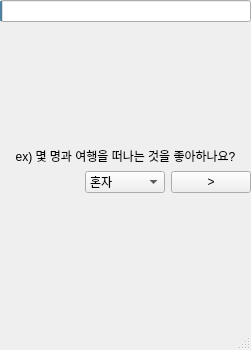
<?xml version="1.0" encoding="UTF-8"?>
<ui version="4.0">
 <class>MainWindow</class>
 <widget class="QMainWindow" name="MainWindow">
  <property name="geometry">
   <rect>
    <x>0</x>
    <y>0</y>
    <width>251</width>
    <height>350</height>
   </rect>
  </property>
  <property name="windowTitle">
   <string>MainWindow</string>
  </property>
  <widget class="QWidget" name="centralwidget">
   <widget class="QWidget" name="verticalLayoutWidget">
    <property name="geometry">
     <rect>
      <x>0</x>
      <y>0</y>
      <width>251</width>
      <height>311</height>
     </rect>
    </property>
    <layout class="QVBoxLayout" name="verticalLayout">
     <item>
      <widget class="QProgressBar" name="progressBar">
       <property name="value">
        <number>1</number>
       </property>
       <property name="alignment">
        <set>Qt::AlignCenter</set>
       </property>
       <property name="textVisible">
        <bool>false</bool>
       </property>
       <property name="orientation">
        <enum>Qt::Horizontal</enum>
       </property>
       <property name="invertedAppearance">
        <bool>false</bool>
       </property>
      </widget>
     </item>
     <item>
      <spacer name="verticalSpacer_4">
       <property name="orientation">
        <enum>Qt::Vertical</enum>
       </property>
       <property name="sizeHint" stdset="0">
        <size>
         <width>20</width>
         <height>40</height>
        </size>
       </property>
      </spacer>
     </item>
     <item>
      <widget class="QLabel" name="question">
       <property name="text">
        <string>ex) 몇 명과 여행을 떠나는 것을 좋아하나요?</string>
       </property>
       <property name="alignment">
        <set>Qt::AlignCenter</set>
       </property>
      </widget>
     </item>
     <item>
      <layout class="QHBoxLayout" name="horizontalLayout_2">
       <item>
        <spacer name="horizontalSpacer_3">
         <property name="orientation">
          <enum>Qt::Horizontal</enum>
         </property>
         <property name="sizeHint" stdset="0">
          <size>
           <width>40</width>
           <height>20</height>
          </size>
         </property>
        </spacer>
       </item>
       <item>
        <widget class="QComboBox" name="comboBox">
         <property name="font">
          <font>
           <weight>50</weight>
           <bold>false</bold>
           <strikeout>false</strikeout>
          </font>
         </property>
         <property name="layoutDirection">
          <enum>Qt::LeftToRight</enum>
         </property>
         <property name="autoFillBackground">
          <bool>false</bool>
         </property>
         <item>
          <property name="text">
           <string>혼자</string>
          </property>
         </item>
         <item>
          <property name="text">
           <string>2명</string>
          </property>
         </item>
         <item>
          <property name="text">
           <string>3명</string>
          </property>
         </item>
         <item>
          <property name="text">
           <string>4명</string>
          </property>
         </item>
         <item>
          <property name="text">
           <string>5명</string>
          </property>
         </item>
         <item>
          <property name="text">
           <string>6명</string>
          </property>
         </item>
         <item>
          <property name="text">
           <string>7명</string>
          </property>
         </item>
         <item>
          <property name="text">
           <string>8명</string>
          </property>
         </item>
         <item>
          <property name="text">
           <string>9명</string>
          </property>
         </item>
         <item>
          <property name="text">
           <string>10명 이상</string>
          </property>
         </item>
        </widget>
       </item>
       <item>
        <widget class="QPushButton" name="pushButton">
         <property name="text">
          <string>&gt;</string>
         </property>
        </widget>
       </item>
      </layout>
     </item>
     <item>
      <spacer name="verticalSpacer_5">
       <property name="orientation">
        <enum>Qt::Vertical</enum>
       </property>
       <property name="sizeHint" stdset="0">
        <size>
         <width>20</width>
         <height>40</height>
        </size>
       </property>
      </spacer>
     </item>
    </layout>
   </widget>
  </widget>
  <widget class="QMenuBar" name="menubar">
   <property name="geometry">
    <rect>
     <x>0</x>
     <y>0</y>
     <width>251</width>
     <height>21</height>
    </rect>
   </property>
  </widget>
  <widget class="QStatusBar" name="statusbar"/>
 </widget>
 <resources/>
 <connections/>
</ui>
